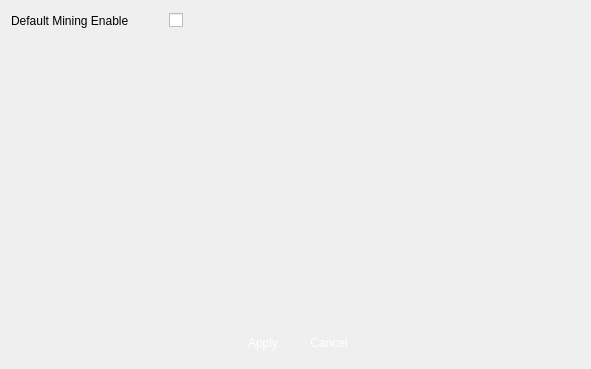
<?xml version="1.0" encoding="UTF-8"?>
<ui version="4.0">
 <class>VSCMiningSetting</class>
 <widget class="QWidget" name="VSCMiningSetting">
  <property name="geometry">
   <rect>
    <x>0</x>
    <y>0</y>
    <width>591</width>
    <height>369</height>
   </rect>
  </property>
  <property name="windowTitle">
   <string>HDFS</string>
  </property>
  <property name="windowIcon">
   <iconset>
    <normaloff>:/logo/resources/vscsmall.jpg</normaloff>:/logo/resources/vscsmall.jpg</iconset>
  </property>
  <layout class="QVBoxLayout" name="verticalLayout">
   <item>
    <layout class="QGridLayout" name="gridLayout">
     <property name="horizontalSpacing">
      <number>40</number>
     </property>
     <item row="0" column="2">
      <spacer name="horizontalSpacer_3">
       <property name="orientation">
        <enum>Qt::Horizontal</enum>
       </property>
       <property name="sizeHint" stdset="0">
        <size>
         <width>40</width>
         <height>20</height>
        </size>
       </property>
      </spacer>
     </item>
     <item row="0" column="0">
      <widget class="QLabel" name="label_3">
       <property name="text">
        <string>Default Mining Enable</string>
       </property>
      </widget>
     </item>
     <item row="0" column="1">
      <widget class="QCheckBox" name="mining">
       <property name="text">
        <string/>
       </property>
      </widget>
     </item>
    </layout>
   </item>
   <item>
    <spacer name="verticalSpacer">
     <property name="orientation">
      <enum>Qt::Vertical</enum>
     </property>
     <property name="sizeHint" stdset="0">
      <size>
       <width>20</width>
       <height>40</height>
      </size>
     </property>
    </spacer>
   </item>
   <item>
    <layout class="QHBoxLayout" name="horizontalLayout">
     <item>
      <spacer name="horizontalSpacer">
       <property name="orientation">
        <enum>Qt::Horizontal</enum>
       </property>
       <property name="sizeHint" stdset="0">
        <size>
         <width>40</width>
         <height>20</height>
        </size>
       </property>
      </spacer>
     </item>
     <item>
      <widget class="QPushButton" name="pushButtonApply">
       <property name="minimumSize">
        <size>
         <width>60</width>
         <height>30</height>
        </size>
       </property>
       <property name="maximumSize">
        <size>
         <width>60</width>
         <height>30</height>
        </size>
       </property>
       <property name="styleSheet">
        <string notr="true">QPushButton { 
border:none;
color:white;
background-image: url(:/action/resources/button.png);}
QPushButton:hover {
	background-image: url(:/action/resources/buttonpress.png);}
QPushButton:pressed {
	background-image: url(:/action/resources/button.png);}
</string>
       </property>
       <property name="text">
        <string>Apply</string>
       </property>
       <property name="iconSize">
        <size>
         <width>60</width>
         <height>40</height>
        </size>
       </property>
      </widget>
     </item>
     <item>
      <widget class="QPushButton" name="pushButtonCancel">
       <property name="minimumSize">
        <size>
         <width>60</width>
         <height>30</height>
        </size>
       </property>
       <property name="maximumSize">
        <size>
         <width>60</width>
         <height>30</height>
        </size>
       </property>
       <property name="styleSheet">
        <string notr="true">QPushButton { 
border:none;
color:white;
background-image: url(:/action/resources/button.png);}
QPushButton:hover {
	background-image: url(:/action/resources/buttonpress.png);}
QPushButton:pressed {
	background-image: url(:/action/resources/button.png);}
</string>
       </property>
       <property name="text">
        <string>Cancel</string>
       </property>
       <property name="iconSize">
        <size>
         <width>60</width>
         <height>40</height>
        </size>
       </property>
      </widget>
     </item>
     <item>
      <spacer name="horizontalSpacer_2">
       <property name="orientation">
        <enum>Qt::Horizontal</enum>
       </property>
       <property name="sizeHint" stdset="0">
        <size>
         <width>40</width>
         <height>20</height>
        </size>
       </property>
      </spacer>
     </item>
    </layout>
   </item>
  </layout>
 </widget>
 <resources>
  <include location="../main/vscmainwindows.qrc"/>
 </resources>
 <connections/>
</ui>
